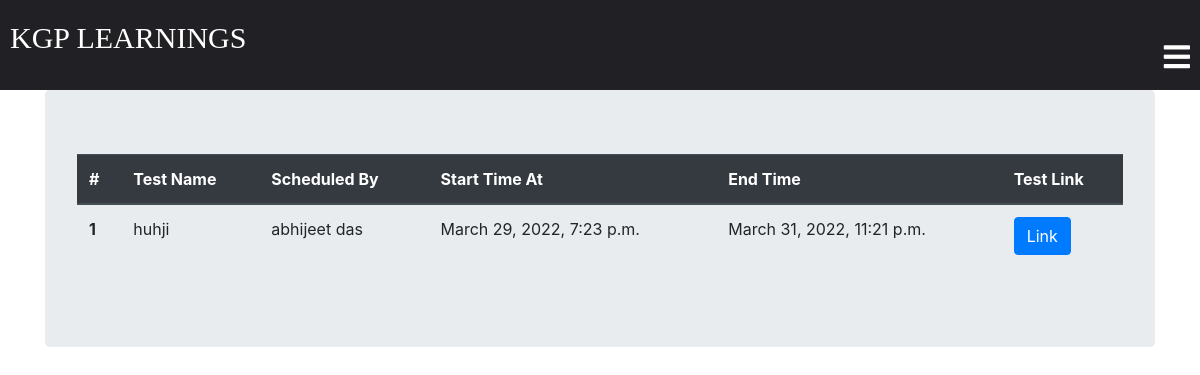
The page /classroom/class_classTest/ (signed in) on the database as committed earlier.
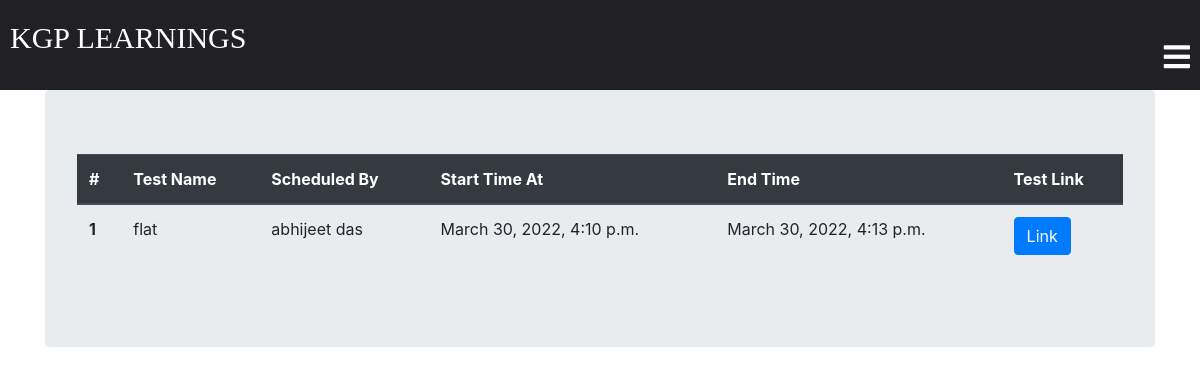
The same page on the database as committed later.
### classroom/models.py (models this page shows, shortened)
class ClassTest(models.Model):
    student = models.ManyToManyField(Student, related_name='student_ClassTest')
    teacher = models.ForeignKey(
        Teacher, related_name='teacher_ClassTest', on_delete=models.CASCADE, default=None)
    Testlink = models.CharField(max_length=250)
    TestName = models.CharField(max_length=250)
    StartTime = models.DateTimeField(auto_now=False, null=True)
    EndTime = models.DateTimeField(auto_now=False, null=True)
    created_at = models.DateTimeField(auto_now=True)
    class Meta:
        ordering = ['-created_at']

class Teacher(models.Model):
    user = models.OneToOneField(
        User, on_delete=models.CASCADE, primary_key=True, related_name='Teacher')
    teacher_profile_pic = models.ImageField(
        upload_to="classroom/teacher_profile_pic", blank=True)
    subject_name = models.CharField(max_length=250)
    email = models.EmailField(max_length=254)
    name = models.CharField(max_length=250)
    class_students = models.ManyToManyField(Student, through="StudentsInClass")
    phone = models.IntegerField()
    def __str__(self):
        return self.name

### classroom/views.py (the view)
# urls.py: path('class_classTest/',views.class_classTest,name="class_classTest"),
@login_required
def class_classTest(request):
    template = "class_classTest.html"
    currentDateTime = datetime.datetime.now()
    student = request.user.Student
    return render(request, template, {'student': student, 'currentDateTime': currentDateTime})

### template/class_classTest.html (shortened to what this page needs)
{% extends 'base.html' %}
{% block content %}
<div class="container">
  <div class="jumbotron">
    {% if student.student_ClassTest.count == 0 %}
    <h2>No Test scheduled Yet</h2>
    {% else %}
    <table class="table">
      <thead class="thead-dark">
        <tr>
          <th scope="col">#</th>
          <th scope="col">Test Name</th>
          <th scope="col">Scheduled By</th>
          <th scope="col">Start Time At</th>
          <th scope="col">End Time</th>
          <th scope="col">Test Link</th>
        </tr>
      </thead>
      <tbody>
        {% for test in student.student_ClassTest.all %}
          <tr>
            <th scope="row">{{ forloop.counter }}</th>
            <td>{{ test.TestName }}</td>
            <td>{{ test.teacher }}</td>
            <td>{{ test.StartTime }}</td>
            <td>{{ test.EndTime }}</td>
            <td><a href="{{ test.Testlink }}" target="_blank"class="btn btn-primary">Link</a></td>
          </tr>
          {% endfor %}
      </tbody>
    </table>
    {% endif %}
  </div>
</div>
{% endblock %}

Rows that differ between the two databases and show on the page:
removed ClassTest: TestName "huhji", teacher "abhijeet das", StartTime "March 29, 2022, 7:23 p.m.", EndTime "March 31, 2022, 11:21 p.m."
added ClassTest: TestName "flat", teacher "abhijeet das", StartTime "March 30, 2022, 4:10 p.m.", EndTime "March 30, 2022, 4:13 p.m."
